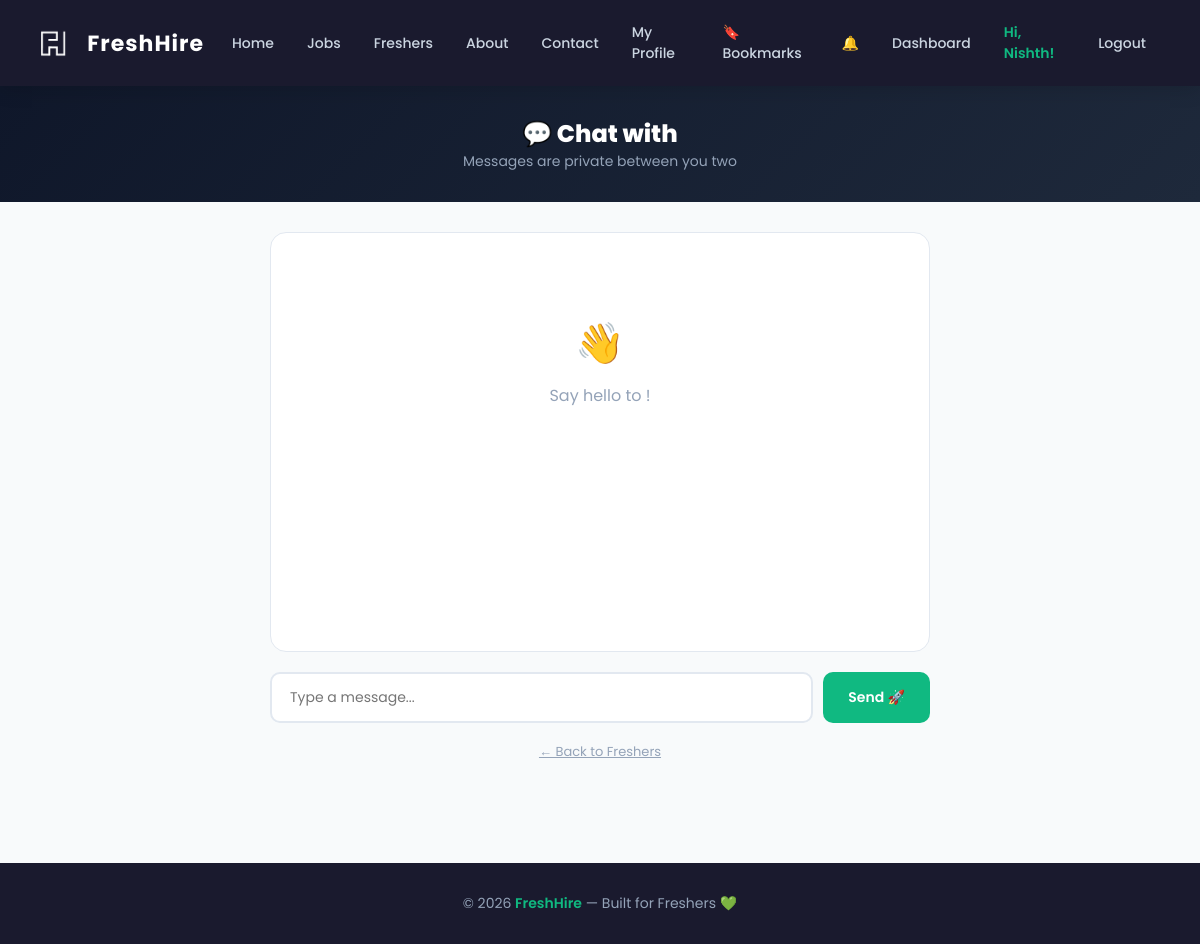
/chat/12 (signed in), run on an earlier commit of the app's database.
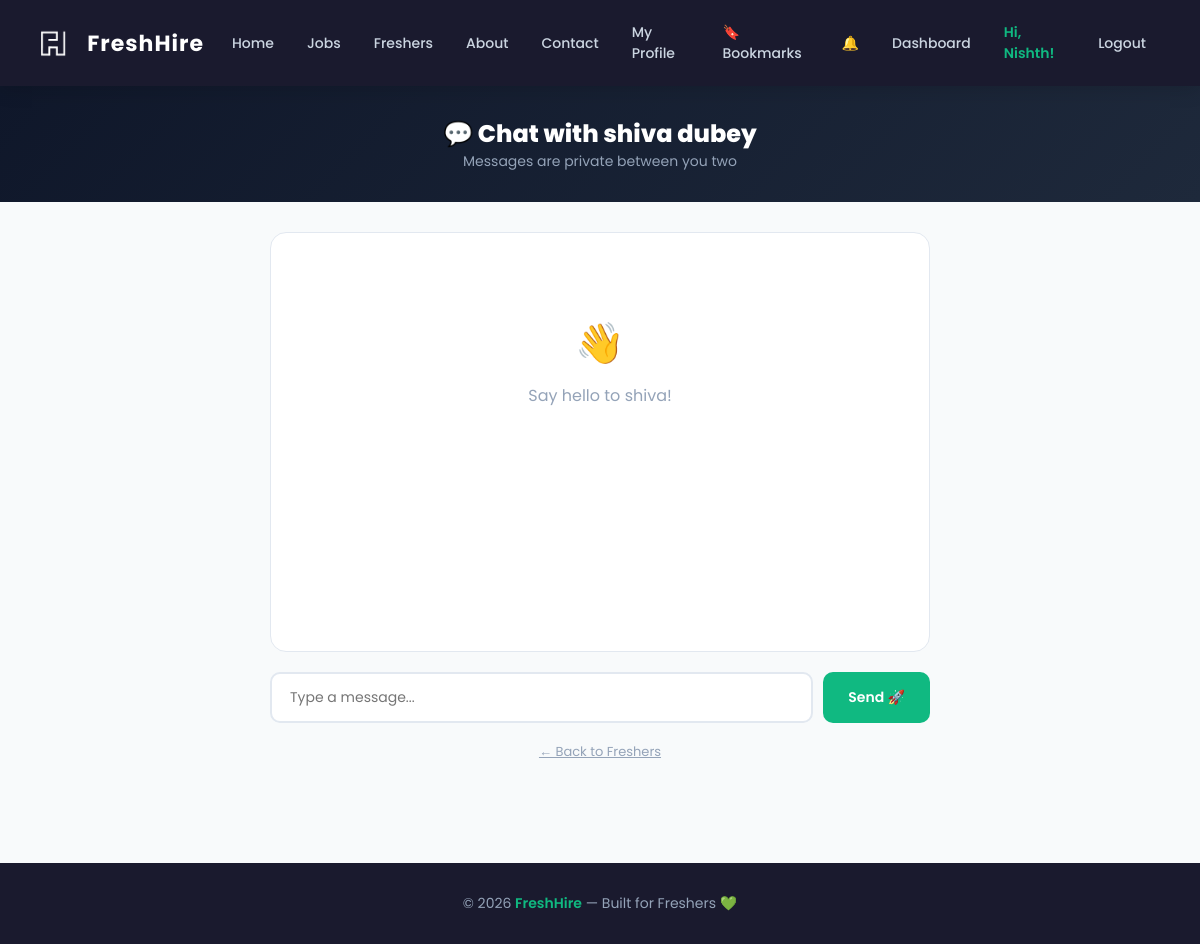
And on a later commit of the database.
### tables this page shows
CREATE TABLE users (
    id         INTEGER PRIMARY KEY AUTOINCREMENT,
    first_name TEXT NOT NULL,
    last_name  TEXT,
    email      TEXT UNIQUE NOT NULL,
    username   TEXT UNIQUE NOT NULL,
    password   TEXT NOT NULL
, role TEXT DEFAULT fresher);

### app.py (the view, shortened to what this page needs)
@app.route("/chat/<int:receiver_id>", methods=["GET", "POST"])
def chat(receiver_id):
    if "user_id" not in session:
        flash("Please login first!", "error")
        return redirect(url_for("login"))
    conn = get_db()
    messages = conn.execute("""
        SELECT chats.*, users.first_name FROM chats
        JOIN users ON chats.sender_id = users.id
        WHERE (sender_id=? AND receiver_id=?) OR (sender_id=? AND receiver_id=?)
        ORDER BY id ASC
    """, (session["user_id"], receiver_id, receiver_id, session["user_id"])).fetchall()
    receiver = conn.execute("SELECT * FROM users WHERE id=?", (receiver_id,)).fetchone()
    conn.close()
    return render_template("chat.html", messages=messages, receiver=receiver, receiver_id=receiver_id)

### app.py (called while the page is built)
def get_db():
    conn = sqlite3.connect("freshhire.db")
    conn.row_factory = sqlite3.Row
    return conn

@app.context_processor
def inject_globals():
    notif_count = 0
    if "user_id" in session:
        try:
            conn = get_db()
            notif_count = conn.execute(
                "SELECT COUNT(*) FROM notifications WHERE user_id=? AND is_read=0",
                (session["user_id"],)
            ).fetchone()[0]
            conn.close()
        except:
            pass
    return {"notif_count": notif_count}

### templates/chat.html (shortened to what this page needs)
<!DOCTYPE html>
<html>
<head>
    <link rel="stylesheet" href="/static/style.css">
</head>
<body>
<nav>
    <h2 style="display:flex; align-items:center; gap:6px;">
        <img src="/static/logo.png" alt="logo" style="height:28px;">
        <span style="font-size:22px; font-weight:bold; color:white;">FreshHire</span>
    </h2>
    <div class="nav-links" id="nav-links">
        <a href="/">Home</a>
        <a href="/jobs">Jobs</a>
        <a href="/profiles">Freshers</a>
        <a href="/about">About</a>
        <a href="/contact">Contact</a>
        {% if session.get('user_id') %}
            <a href="/my-profile">My Profile</a>
            <a href="/bookmarks">🔖 Bookmarks</a>
            <a href="/notifications">🔔
            </a>
            <a href="/dashboard">Dashboard</a>
            <span>Hi, {{ session.get('name') }}!</span>
            <a href="/logout">Logout</a>
        {% else %}
            <a href="/login">Login</a>
            <a href="/signup">Sign Up</a>
        {% endif %}
    </div>
</nav>
<div style="background: linear-gradient(135deg, #0f172a, #1e293b); padding:30px 20px; text-align:center; color:white;">
    <h1 style="font-size:24px; font-weight:800;">💬 Chat with {{ receiver.first_name }} {{ receiver.last_name }}</h1>
    <p style="color:#94a3b8; font-size:14px;">Messages are private between you two</p>
</div>
<div style="max-width:700px; margin:30px auto; padding:0 20px 40px;">
    <div class="chat-box" id="chatbox">
        {% if not messages %}
        <div style="text-align:center; padding:60px 20px; color:#94a3b8;">
            <p style="font-size:40px; margin-bottom:10px;">👋</p>
            <p>Say hello to {{ receiver.first_name }}!</p>
        </div>
        {% endif %}
    </div>
    <form method="POST" action="/chat/{{ receiver_id }}">
        <div class="chat-input-row">
            <input type="text" name="message" placeholder="Type a message..." required autocomplete="off">
            <button type="submit" class="btn" style="padding:13px 25px;">Send 🚀</button>
        </div>
    </form>
    <p style="text-align:center; margin-top:15px;">
        <a href="/profiles" style="color:#94a3b8; font-size:13px;">← Back to Freshers</a>
    </p>
</div>
<footer>© 2026 <span>FreshHire</span> — Built for Freshers 💚</footer>
</body>
</html>

What changed in the data, as far as the page shows it:
added users: first_name "shiva", last_name "dubey"
